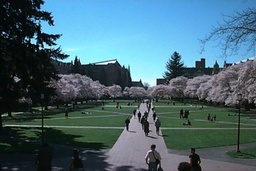
#> input picture p4-XX-YY/input/cherry_1.jpg, 256 x 171 px, shrunk from 640 x 428 before the run, found by its file name
$ python main.py   (older library calls are emulated)
#> lines starting #> are read from the running program, lines starting #| are printed output that depends on the picture
### p4-XX-YY/src/clustering.py
import numpy as np
import cv2

def kmeans(img, K):
    # Image prepeparation
    img = img.reshape((-1, 3))
    img = np.float32(img)

    # Define criteria, number of clusters (K) and apply kmeans
    criteria = (cv2.TERM_CRITERIA_EPS + cv2.TERM_CRITERIA_MAX_ITER, 10, 1.0)

    # Using kmeans on colors intensity
    aux, label, center = cv2.kmeans(img, K, None, criteria, 10, cv2.KMEANS_RANDOM_CENTERS)

    return center, label

### p4-XX-YY/src/utils.py
import time as t
import math
import numpy as np
import copy as cp
import cv2
from random import randint

class Time:
    # Measuring time
    def __init__(self):
        self.start_time = t.time()

    def elapsed(self):
        return t.time() - self.start_time


# Save kmeans colored image
def k_image(img, center, label):
    center = np.uint8(center)
    aux = center[label.flatten()]
    kimg = aux.reshape((img.shape))

    return kimg

# Create image from components
def components_image(comps):
    colors = []

    # Define some colors manually
    colors.append((0,255,0))
    colors.append((0,0,255))
    colors.append((255,0,0))
    colors.append((255,0,255))

    # Create random colors
    for i in np.unique(comps) - len(colors):
        colors.append(((randint(0, 255)), randint(0, 255), randint(0, 255)))

    # Create image
    height, width = comps.shape
    img = np.zeros((height, width, 3))

    for y in range(height):
        for x in range(width):
            val = comps[y,x]
            if val == -1:
                img[y,x] = (255,255,255)
            else:
                img[y,x] = colors[val]

    return img.astype(np.uint8)

# Draw the bounding boxes
def drawBoundingBox(img, regions):
    # Goes over all found regions
    for i in range(len(regions)):
        # Set the left upper corner of the square
        pt1 = (regions[i][4][0], regions[i][4][2])

        # Same thing for the right downer
        pt2 = (regions[i][4][1], regions[i][4][3])

        # Set a color for the bouding box
        color = ((randint(0, 255), randint(0, 255), randint(0, 255)))

        # Draw the rectangle
        cv2.rectangle(img, pt1, pt2, color, thickness=2, lineType=8, shift=0)

    return img

### p4-XX-YY/src/connected_comp.py
import cv2
import numpy as np
import copy as cp
import collections as col

# Clear components which is too small
def clear_components(components):
    counter = np.zeros(len(np.unique(components)))

    for i in range(len(counter)):
        counter[i] = len(components[components == i])

    mean = np.mean(counter)*10

    for i in np.where(counter<mean)[0]:
        components[components == i] = -1

    return components

# Check neighbors
def checkPixelForConnection(i, j, currentLabel, labels, components):
    return (i >= 0 and i < labels.shape[0] and
            j >= 0 and j < labels.shape[1] and
            labels[i][j] == currentLabel  and
            components[i][j] == -1)

# BFS for connected components
def BFS(labels):
    # Create queue and variables
    queue = []
    compIndex = 0
    components = np.zeros(labels.shape).astype(int) - 1

    # Loop in disconnected components
    for i in range(labels.shape[0]):
        for j in range(labels.shape[1]):
            if components[i][j] == -1:

                currentLabel = labels[i,j]
                queue.append((i,j))

                # Get all connected components
                while len(queue) > 0:
                    x , y = queue.pop(0)

                    for m in range(x - 1, x + 2):
                        for l in range(y - 1, y + 2):
                            if checkPixelForConnection(m, l, currentLabel, labels, components):
                                components[m, l] = compIndex
                                queue.append((m, l))

                compIndex += 1

    return components

# Finding connected components
def conn_comp(labels, img):
    # Reshaping after kmeans
    labels = labels.reshape((img.shape[0], img.shape[1]))

    # Using BFS for connected components
    components = BFS(labels)

    # Clearing small components
    components = clear_components(components)

    # Update components counter
    comp_count = 0
    for i in np.unique(components):
        if i != -1:
            components[components == i] = comp_count
            comp_count += 1

    return components

# Finding centroids
def centroid(components):
    centroids = np.zeros((len(np.unique(components)), 2))

    for comp in np.unique(components):
        points = []

        for i in range(components.shape[0]):
            for j in range(components.shape[1]):
                if components[i,j] == comp:
                    points.append((j,i))

        points = np.array(points)

        length = points.shape[0]
        sum_x = np.sum(points[:, 0])
        sum_y = np.sum(points[:, 1])
        centroids[comp] = [sum_x/length, sum_y/length]

    return centroids

### p4-XX-YY/src/measurements.py
import numpy as np
from skimage.feature import greycomatrix, greycoprops
from sklearn.metrics.cluster import entropy
import cv2

def coccurrence_features(img, bbox):
    # Boundary box [width_min, width_max, height_min, height_max]
    patch = img[bbox[2]:bbox[3], bbox[0]:bbox[1]]

    # Transform to gray scale
    patch = cv2.cvtColor(patch, cv2.COLOR_BGR2GRAY)

    # Get co-occurrence matrix
    glcm = greycomatrix(patch, [1], [0], 256)

    # Get features from co-occurrence matrix
    contrast = greycoprops(glcm, 'contrast')[0][0]
    correlation = greycoprops(glcm, 'correlation')[0][0]
    dissimilarity = greycoprops(glcm, 'dissimilarity')[0][0]
    energy = greycoprops(glcm, 'energy')[0][0]
    entr = entropy(patch)

    # Set correlation if sqrt not able to suceed
    if np.isnan(correlation):
        correlation = 1

    return [contrast, correlation, dissimilarity, energy, entr]

# Wraps each region information in an array of
# [size, mean_color, texture, centroid, bounding_box]
def region_info(img, components, centroids):

    # Number of regions -1 to ignore the label == -1
    regions = [0] * (len(np.unique(components))-1)

    # i = height, k = width
    for i in range(components.shape[0]):
        for k in range(components.shape[1]):

            # Index of the region
            index = components[i][k]

            # Ignoring small regions (index = -1)
            if index == -1:
                continue

            # Creating the info array inside the regions array
            if regions[index] == 0:
                # Create array of [size, mean_color, texture, centroid, bounding_box]
                regions[index] = [0, [0, 0, 0], [], [0, 0], [9999, 0, 9999, 0]]

            # info array will be changed and then saved into regions array
            info = regions[index]

            # Increase region size [0]
            info[0] += 1

            # Add the total color to calculate the mean color [1]
            info[1] += img[i, k]

            # Store region pixel to correlate afterwards [2]
            info[2].append(int((int(img[i, k][0]) + int(img[i, k][1]) + int(img[i, k][2]))/3))

            # Get centroid into info [3]
            info[3] = centroids[index]

            # Set bounding box
            # [width_min, width_max, height_min, height_max] [4]
            if k < info[4][0]:
                info[4][0] = k
            if k > info[4][1]:
                info[4][1] = k
            if i < info[4][2]:
                info[4][2] = i
            if i > info[4][3]:
                info[4][3] = i

            regions[index] = info

    # Get mean value of colors
    # and compute contrast, correlation, and entropy
    for i in range(len(regions)):
        reg = regions[i]
        # Divide total color from number of pixels
        reg[1] = reg[1]/reg[0]

        # Compute co-occurrence features
        # Return [contrast, correlation, dissimilarity, energy, entropy]
        reg[2] = coccurrence_features(img, reg[4])

    return regions

### p4-XX-YY/src/main.py
import cv2
import rank
import clustering
import connected_comp as cc
import measurements
import utils
import copy as cp

img = cv2.imread('input/cherry_1.jpg')
#> img is the input picture: shape (171, 256, 3); mean B, G, R 116.1, 103.7, 72.3

 # Using kmeans to create clusters
center, labels = clustering.kmeans(img, 5)
#> in kmeans, `aux, label, center = cv2.kmeans(img, K, None, criteria, 10, cv2.KMEANS..`: aux = 33995792.4; center = [[235.4, 179.1, 97.4], [69.51, 78.54, 62.75], [23.29, 23.09, 14.9], [250.1, 224.3, 141.6], [141.9, 129.3, 122]]

# Generate image from clusters
kimg = utils.k_image(img, center, labels)
#> in k_image, `center = np.uint8(center)`: center = [[235, 179, 97], [69, 78, 62], [23, 23, 14], [250, 224, 141], [141, 129, 121]]

# Save k-colors image
cv2.imwrite('output/p4-3-0.jpg', kimg)

# Get connected components
components = cc.conn_comp(labels, img)
#> in conn_comp, `labels = labels.reshape((img.shape[0], img.shape[1]))`:
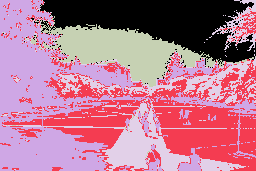
#> labels: shape (171, 256) int32; 5 distinct labels, from 0 to 4; one colour per label, 0 black
#> after the loop in BFS, `for i in range(labels.shape[0]):`:
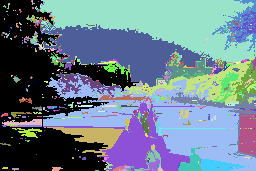
#> components: shape (171, 256) int64; 924 distinct labels, from 0 to 923; one colour per label, 0 black
#> after the loop in BFS, `for i in range(labels.shape[0]):`: compIndex = 924; queue = []
#> in clear_components, `counter = np.zeros(len(np.unique(components)))`: counter = 924 values from 0 to 0
#> after the loop in clear_components, `for i in range(len(counter)):`: counter = 924 values, max 10664 at index 0, min 1 at index 1, mean 47.38
#> in clear_components, `mean = np.mean(counter)*10`: mean = 473.8
#> after the loop in clear_components, `for i in np.where(counter<mean)[0]:`:
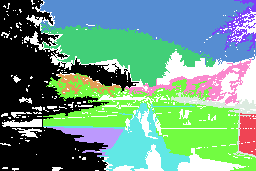
#> components: shape (171, 256) int64; 12 distinct labels, from -1 to 814; one colour per label, 0 black, -1 white
#> the loop in conn_comp, `for i in np.unique(components):` made 12 passes
#> i on passes 1 to 12: -1, 0, 5, 6, 90, 339, 470, 473, 586, 669, 743, 814
#> after the loop in conn_comp, `for i in np.unique(components):`:
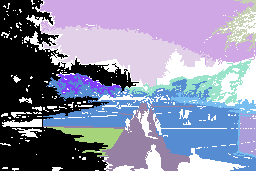
#> components: shape (171, 256) int64; 12 distinct labels, from -1 to 10; one colour per label, 0 black, -1 white
#> after the loop in conn_comp, `for i in np.unique(components):`: comp_count = 11

# Save components image
cv2.imwrite('output/p4-3-1.jpg', utils.components_image(components))
#> the loop in components_image, `for i in np.unique(comps) - len(colors):` made 12 passes
#> after the loop in components_image, `for i in np.unique(comps) - len(colors):`: colors = [(0, 255, 0), (0, 0, 255), (255, 0, 0), (255, 0, 255), (197, 215, 20), (132, 248, 207), (155, 244, 183), (111, 71, 144), (71, 48, 128), (75, 158, 50), (37, 169, 241), (51, 181, 222), (161, 104, 244), (226, 133, 31), (7, 47, 204), (0, 252, 170)]
#> after the loop in components_image, `for y in range(height):`:
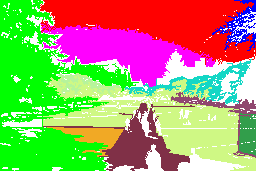
#> img: shape (171, 256, 3) float64; mean of channels 0, 1, 2 106.8, 159.2, 160.9; drawn as B, G, R

# Get centroids from components
centroids = cc.centroid(components)
#> in centroid, `centroids = np.zeros((len(np.unique(components)), 2))`: centroids = [[0, 0], [0, 0], [0, 0], [0, 0], [0, 0], [0, 0], [0, 0], [0, 0], [0, 0], [0, 0], [0, 0], [0, 0]]
#> the loop in centroid, `for comp in np.unique(components):` made 12 passes
#> (length, sum_x, sum_y) on passes 1 to 12: (6703, 1005388, 643316), (10664, 442174, 1030559), (7543, 1208254, 163085), (683, 163925, 17336), (4701, 572832, 235051), (1358, 275480, 113621), (6910, 1131361, 833349), (493, 40876, 41332), (700, 155136, 77025), (2558, 355514, 368585), (606, 149921, 81159), (857, 80579, 116542)
#> after the loop in centroid, `for comp in np.unique(components):`: centroids = [[41.46, 96.64], [160.2, 21.62], [240, 25.38], [121.9, 50], [202.9, 83.67], [163.7, 120.6], [82.91, 83.84], [221.6, 110], [139, 144.1], [247.4, 133.9], [94.02, 136], [150, 95.97]]

# Getting region information
regions = measurements.region_info(img, components, centroids)
#> in region_info, `regions = [0] * (len(np.unique(components))-1)`: regions = [0, 0, 0, 0, 0, 0, 0, 0, 0, 0, 0]
#> after the loop in region_info, `for i in range(components.shape[0]):`: regions = 11 items
#> the loop in region_info, `for i in range(len(regions)):` made 11 passes
#> (contrast in coccurrence_features, dissimilarity in coccurrence_features, energy in coccurrence_features, entr in coccurrence_features) on passes 1 to 11: (326.8, 7.83, 0.0304, 5.08), (283.6, 6.19, 0.0449, 4.92), (240, 10.32, 0.0355, 4.49), (447.1, 8.64, 0.0367, 5.13), (734.6, 16.56, 0.019, 5.32), (394.4, 10.25, 0.022, 5.02), (412, 14.39, 0.0323, 4.87), (247.3, 8.42, 0.036, 4.48), (394.9, 8.73, 0.0286, 4.9), (119.1, 5.4, 0.0599, 3.98), (79.63, 4.02, 0.0564, 4.39)
#> pass 1, in coccurrence_features, `patch = cv2.cvtColor(patch, cv2.COLOR_BGR2GRAY)`:
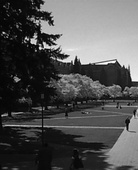
#> patch: shape (170, 138); min 0, max 252, mean 82.1
#> regions = 11 items

# Save bounding boxes
cv2.imwrite('output/p4-3-2.jpg', utils.drawBoundingBox(cp.copy(img), regions))
#> the loop in drawBoundingBox, `for i in range(len(regions)):` made 11 passes
#> (pt1, pt2, color) on passes 1 to 11: ((0, 0), (138, 170), (124, 166, 32)), ((40, 0), (255, 64), (97, 113, 122)), ((212, 0), (255, 50), (72, 229, 46)), ((40, 22), (214, 86), (41, 163, 250)), ((125, 59), (251, 104), (55, 154, 149)), ((43, 73), (255, 170), (63, 170, 104)), ((57, 74), (120, 96), (147, 227, 46)), ((171, 92), (255, 157), (197, 162, 123)), ((43, 103), (194, 170), (148, 94, 96)), ((239, 113), (255, 155), (95, 16, 133)), ((47, 127), (123, 156), (243, 35, 45))
#> after the loop in drawBoundingBox, `for i in range(len(regions)):`:
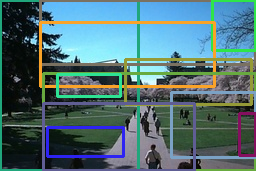
#> img: shape (171, 256, 3); mean of channels 0, 1, 2 116, 111.9, 81; drawn as B, G, R

#> (the run stopped early here; a loop or call above may not have finished)
